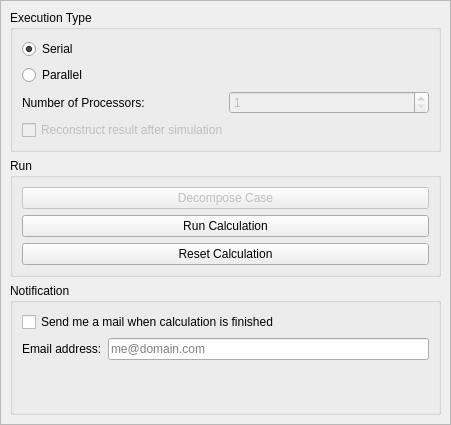
<?xml version="1.0" encoding="UTF-8"?>
<ui version="4.0">
 <class>runUI</class>
 <widget class="QScrollArea" name="runUI">
  <property name="geometry">
   <rect>
    <x>0</x>
    <y>0</y>
    <width>451</width>
    <height>425</height>
   </rect>
  </property>
  <property name="font">
   <font>
    <pointsize>9</pointsize>
   </font>
  </property>
  <property name="windowTitle">
   <string>ScrollArea</string>
  </property>
  <property name="widgetResizable">
   <bool>true</bool>
  </property>
  <widget class="QWidget" name="scrollAreaWidgetContents">
   <property name="geometry">
    <rect>
     <x>0</x>
     <y>0</y>
     <width>449</width>
     <height>423</height>
    </rect>
   </property>
   <layout class="QVBoxLayout" name="verticalLayout">
    <item>
     <widget class="QGroupBox" name="groupBox">
      <property name="title">
       <string>Execution Type</string>
      </property>
      <layout class="QGridLayout" name="gridLayout">
       <item row="0" column="0" colspan="2">
        <widget class="QRadioButton" name="type_serial">
         <property name="text">
          <string>Serial</string>
         </property>
         <property name="checked">
          <bool>true</bool>
         </property>
         <attribute name="buttonGroup">
          <string notr="true">buttonGroup</string>
         </attribute>
        </widget>
       </item>
       <item row="1" column="0" colspan="2">
        <widget class="QRadioButton" name="type_parallel">
         <property name="text">
          <string>Parallel</string>
         </property>
         <attribute name="buttonGroup">
          <string notr="true">buttonGroup</string>
         </attribute>
        </widget>
       </item>
       <item row="2" column="0">
        <widget class="QLabel" name="label">
         <property name="text">
          <string>Number of Processors:</string>
         </property>
        </widget>
       </item>
       <item row="2" column="1">
        <widget class="QSpinBox" name="num_proc">
         <property name="enabled">
          <bool>false</bool>
         </property>
         <property name="minimum">
          <number>1</number>
         </property>
         <property name="maximum">
          <number>1024</number>
         </property>
        </widget>
       </item>
       <item row="3" column="0" colspan="2">
        <widget class="QCheckBox" name="reconstruct">
         <property name="enabled">
          <bool>false</bool>
         </property>
         <property name="text">
          <string>Reconstruct result after simulation</string>
         </property>
        </widget>
       </item>
      </layout>
     </widget>
    </item>
    <item>
     <widget class="QGroupBox" name="groupBox_2">
      <property name="title">
       <string>Run</string>
      </property>
      <layout class="QVBoxLayout" name="verticalLayout_2">
       <item>
        <widget class="QPushButton" name="pushButton_decompose">
         <property name="enabled">
          <bool>false</bool>
         </property>
         <property name="text">
          <string>Decompose Case</string>
         </property>
         <property name="icon">
          <iconset>
           <normaloff>images/fromHelyx/decompose16.png</normaloff>images/fromHelyx/decompose16.png</iconset>
         </property>
        </widget>
       </item>
       <item>
        <widget class="QPushButton" name="pushButton_run">
         <property name="text">
          <string>Run Calculation</string>
         </property>
         <property name="icon">
          <iconset>
           <normaloff>images/fromHelyx/start16.png</normaloff>images/fromHelyx/start16.png</iconset>
         </property>
        </widget>
       </item>
       <item>
        <widget class="QPushButton" name="pushButton_reset">
         <property name="text">
          <string>Reset Calculation</string>
         </property>
         <property name="icon">
          <iconset>
           <normaloff>images/fromHelyx/update16.png</normaloff>images/fromHelyx/update16.png</iconset>
         </property>
        </widget>
       </item>
      </layout>
     </widget>
    </item>
    <item>
     <widget class="QGroupBox" name="groupBox_3">
      <property name="title">
       <string>Notification</string>
      </property>
      <layout class="QGridLayout" name="gridLayout_2">
       <item row="0" column="0" colspan="2">
        <widget class="QCheckBox" name="checkBox_2">
         <property name="text">
          <string>Send me a mail when calculation is finished</string>
         </property>
        </widget>
       </item>
       <item row="1" column="0">
        <widget class="QLabel" name="label_2">
         <property name="text">
          <string>Email address:</string>
         </property>
        </widget>
       </item>
       <item row="1" column="1">
        <widget class="QLineEdit" name="lineEdit">
         <property name="autoFillBackground">
          <bool>false</bool>
         </property>
         <property name="placeholderText">
          <string>me@domain.com</string>
         </property>
        </widget>
       </item>
       <item row="2" column="1">
        <spacer name="verticalSpacer">
         <property name="orientation">
          <enum>Qt::Vertical</enum>
         </property>
         <property name="sizeHint" stdset="0">
          <size>
           <width>20</width>
           <height>40</height>
          </size>
         </property>
        </spacer>
       </item>
      </layout>
     </widget>
    </item>
   </layout>
  </widget>
 </widget>
 <resources/>
 <connections>
  <connection>
   <sender>type_serial</sender>
   <signal>toggled(bool)</signal>
   <receiver>runUI</receiver>
   <slot>changeType()</slot>
   <hints>
    <hint type="sourcelabel">
     <x>85</x>
     <y>50</y>
    </hint>
    <hint type="destinationlabel">
     <x>442</x>
     <y>137</y>
    </hint>
   </hints>
  </connection>
  <connection>
   <sender>type_parallel</sender>
   <signal>toggled(bool)</signal>
   <receiver>runUI</receiver>
   <slot>changeType()</slot>
   <hints>
    <hint type="sourcelabel">
     <x>74</x>
     <y>75</y>
    </hint>
    <hint type="destinationlabel">
     <x>447</x>
     <y>97</y>
    </hint>
   </hints>
  </connection>
  <connection>
   <sender>pushButton_decompose</sender>
   <signal>pressed()</signal>
   <receiver>runUI</receiver>
   <slot>decomposeCase()</slot>
   <hints>
    <hint type="sourcelabel">
     <x>306</x>
     <y>196</y>
    </hint>
    <hint type="destinationlabel">
     <x>450</x>
     <y>187</y>
    </hint>
   </hints>
  </connection>
  <connection>
   <sender>pushButton_run</sender>
   <signal>pressed()</signal>
   <receiver>runUI</receiver>
   <slot>runCase()</slot>
   <hints>
    <hint type="sourcelabel">
     <x>112</x>
     <y>229</y>
    </hint>
    <hint type="destinationlabel">
     <x>444</x>
     <y>226</y>
    </hint>
   </hints>
  </connection>
  <connection>
   <sender>pushButton_reset</sender>
   <signal>pressed()</signal>
   <receiver>runUI</receiver>
   <slot>resetCase()</slot>
   <hints>
    <hint type="sourcelabel">
     <x>184</x>
     <y>259</y>
    </hint>
    <hint type="destinationlabel">
     <x>444</x>
     <y>273</y>
    </hint>
   </hints>
  </connection>
 </connections>
 <slots>
  <slot>changeType()</slot>
  <slot>decomposeCase()</slot>
  <slot>runCase()</slot>
  <slot>resetCase()</slot>
 </slots>
 <buttongroups>
  <buttongroup name="buttonGroup"/>
 </buttongroups>
</ui>
